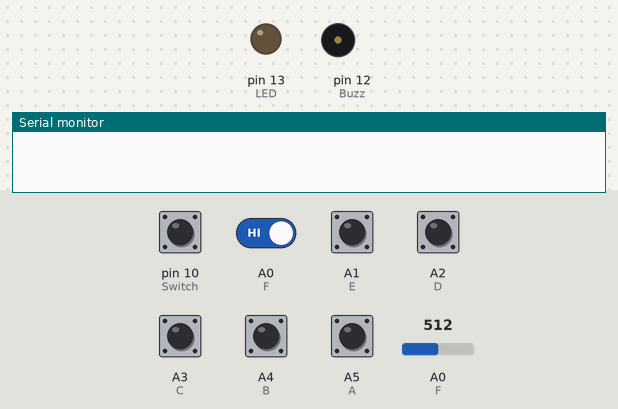
Bench run of a sketch on a simulated Arduino Uno, built with avr-gcc and run on an emulated ATmega328P. Shown: output pins drawn as LEDs (lit = HIGH), buzzer (waves = sounding), the last lines printed to the serial monitor. The inputs (shaded band) are chosen by the test bench; at power-on: A0 (F), A1 (E), A2 (D), A3 (C), A4 (B), A5 (A), pin 10 (Switch) HIGH, A0 (F) = 512.

Above: at 1.2 s.
1.3 s: pin 10 (Switch) pulled LOW for 0.15 s
At 1.47 s:
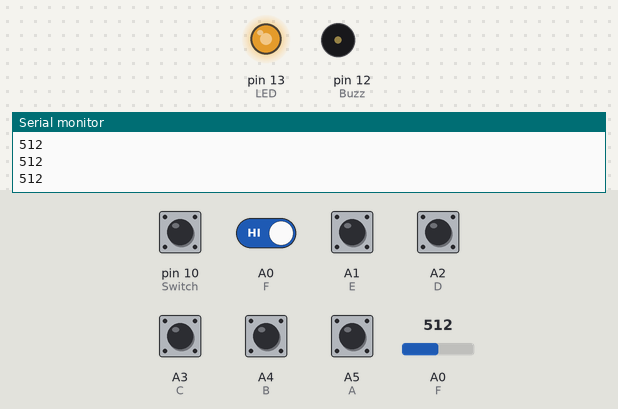
3.0 s: pin 10 (Switch) pulled LOW for 1 s
At 3.8 s:
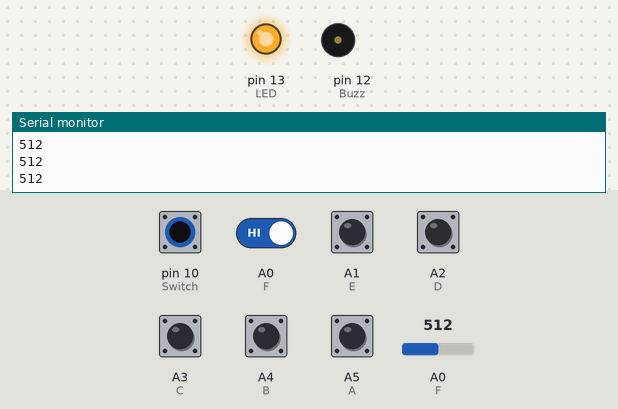
5.5 s: pin 10 (Switch) driven LOW and A0 (F) driven LOW
At 6.2 s:
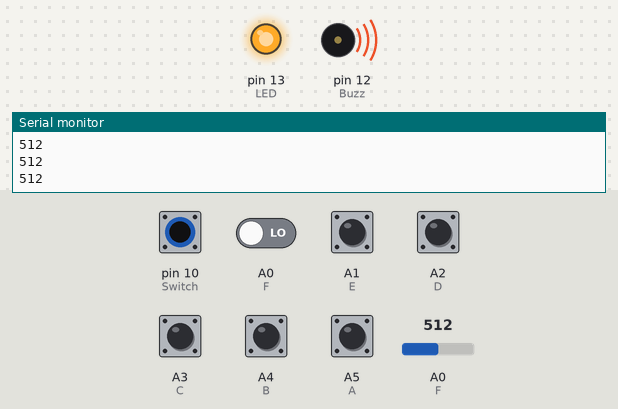
7.0 s: A0 (F) driven HIGH
At 8.2 s:
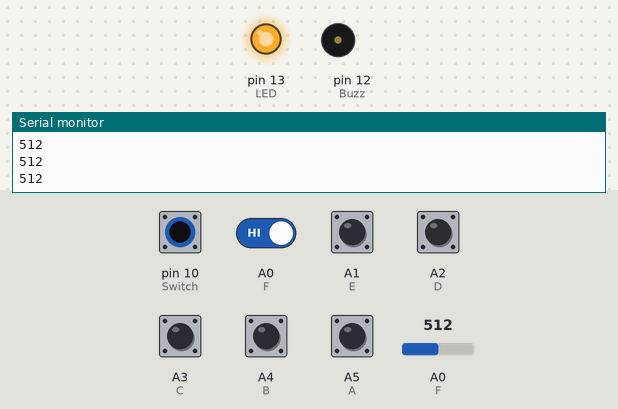
8.5 s: pin 10 (Switch) driven HIGH
At 9.3 s:
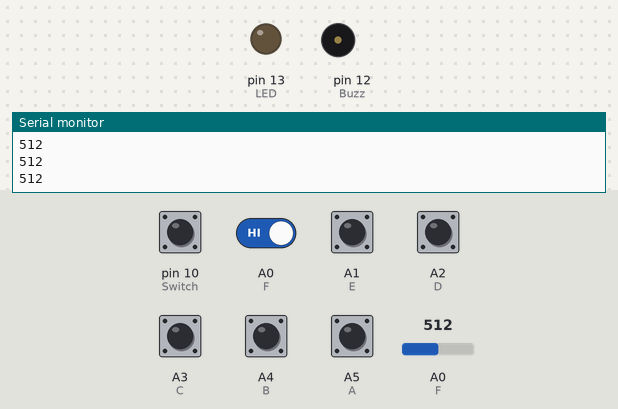
10.0 s: pin 10 (Switch) driven LOW
At 10.5 s:
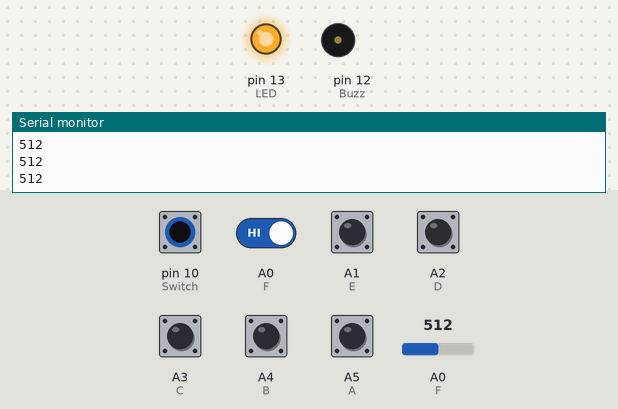
Timing chart, 0 to 12.6 s (numbered marks = the images above; inputs shaded):
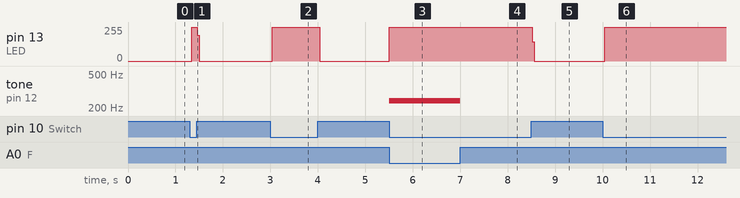

Measured:
- after the input at 1.3 s, pin 13 (LED): 0/255 → 254/255 at once, → 0/255 0.12 s later
- after the input at 3.0 s, pin 13 (LED): 0/255 → 254/255 at once, → 255/255 0.12 s later, → 0/255 0.88 s later
- after the input at 5.5 s, pin 13 (LED): 0/255 → 255/255 at once; tone on pin 12 (Buzz): silent → 243 Hz at once
- after the input at 7.0 s, tone on pin 12 (Buzz): 243 Hz → silent at once
- after the input at 8.5 s, pin 13 (LED): 255/255 → 0/255 at once
- after the input at 10.0 s, pin 13 (LED): 0/255 → 254/255 at once, → 255/255 0.12 s later

The sketch:

Piano.ino
```cpp
const int Switch = 10;
const int A = A5;
const int B = A4;
const int C = A3;
const int D = A2;
const int E = A1;
const int F = A0;
const int Buzz = 12;
const int LED = 13;

void setup()
{
  pinMode(LED, OUTPUT);
  pinMode(A, INPUT);
  digitalWrite(A, HIGH);
  pinMode(B, INPUT);
  digitalWrite(B, HIGH);
  pinMode(C, INPUT);
  digitalWrite(C, HIGH);
  pinMode(D, INPUT);
  digitalWrite(D, HIGH);
  pinMode(E, INPUT);
  digitalWrite(E, HIGH);
  pinMode(F, INPUT);
  digitalWrite(F, HIGH);
  pinMode(Switch, INPUT);
  digitalWrite(Switch, HIGH);
  tone(Buzz, 0);

  Serial.begin(9600);
}

void loop()
{
  if (digitalRead(Switch) == LOW)
  {
    digitalWrite(LED, HIGH);
    int sensorValue = analogRead(A0);
    Serial.println(sensorValue);
    noTone(Buzz);
    delay(0.5);

    while (digitalRead(A) == LOW)
    {
      tone(Buzz, sensorValue - 500);
    }
    while (digitalRead(B) == LOW)
    {
      tone(Buzz, sensorValue - 400);
    }
    while (digitalRead(C) == LOW)
    {
      tone(Buzz, sensorValue - 365);
    }
    while (digitalRead(D) == LOW)
    {
      tone(Buzz, sensorValue - 328);
    }
    while (digitalRead(E) == LOW)
    {
      tone(Buzz, sensorValue - 265);
    }
    while (digitalRead(F) == LOW)
    {
      tone(Buzz, sensorValue - 269);
    }
  }
  noTone(Buzz);
  digitalWrite(LED, LOW);
}
```
